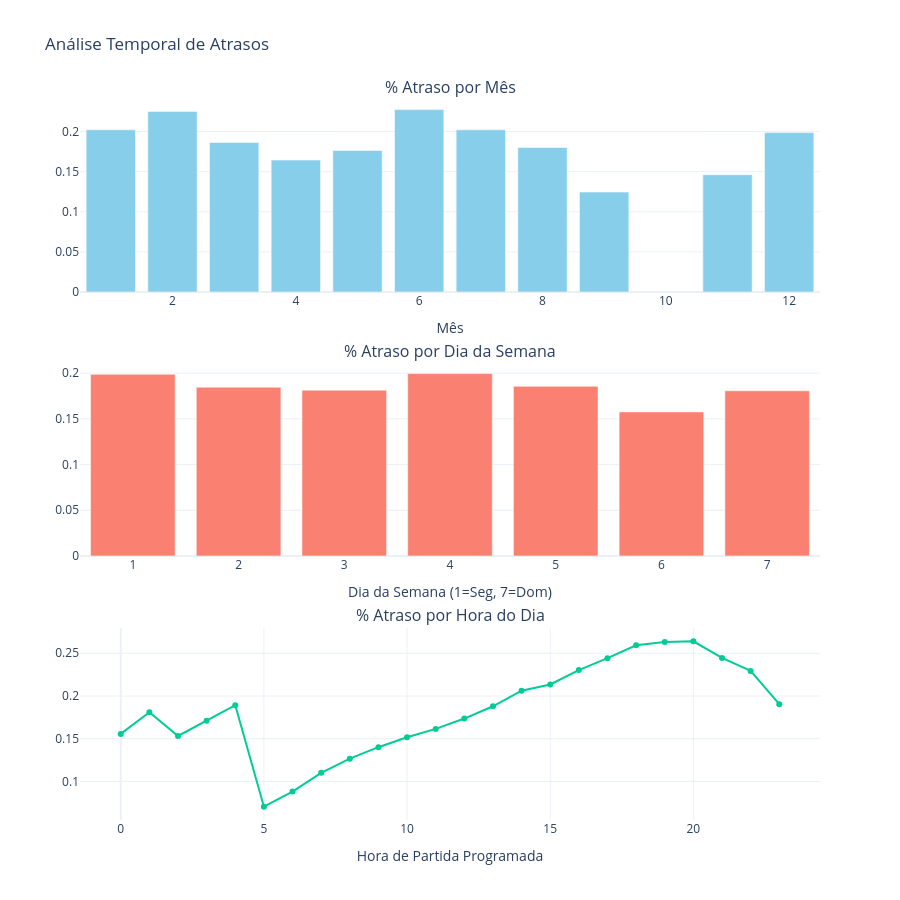

Notebook code cell kept with this figure:
### Markdown cell above
Quando ocorrem os atrasos?

### Code cell
df_curated['SCHEDULED_DEPARTURE_HOUR'] = df_curated['SCHEDULED_DEPARTURE'] // 100
df_curated['SCHEDULED_TIME_HOUR'] = df_curated['SCHEDULED_TIME_HOUR'] = df_curated['SCHEDULED_TIME'] / 60

df_month = df_curated.groupby('MONTH')['IS_DELAYED'].mean().reset_index()
df_dow = df_curated.groupby('DAY_OF_WEEK')['IS_DELAYED'].mean().reset_index()
df_hour = df_curated.groupby('SCHEDULED_DEPARTURE_HOUR')['IS_DELAYED'].mean().reset_index()

fig = make_subplots(
    rows=3, cols=1, 
    subplot_titles=('% Atraso por Mês', '% Atraso por Dia da Semana', '% Atraso por Hora do Dia'),
    vertical_spacing=0.1
)
fig.add_trace(
    go.Bar(x=df_month['MONTH'], y=df_month['IS_DELAYED'], marker_color='skyblue', name='Mês'),
    row=1, col=1
)
fig.add_trace(
    go.Bar(x=df_dow['DAY_OF_WEEK'], y=df_dow['IS_DELAYED'], marker_color='salmon', name='Dia Semana'),
    row=2, col=1
)
fig.add_trace(
    go.Scatter(x=df_hour['SCHEDULED_DEPARTURE_HOUR'], y=df_hour['IS_DELAYED'], mode='lines+markers', name='Hora'),
    row=3, col=1
)
fig.update_layout(
    height=900, 
    title_text='Análise Temporal de Atrasos',
    showlegend=False,
    template='plotly_white'
)
fig.update_xaxes(title_text='Mês', row=1, col=1)
fig.update_xaxes(title_text='Dia da Semana (1=Seg, 7=Dom)', row=2, col=1)
fig.update_xaxes(title_text='Hora de Partida Programada', row=3, col=1)
fig.show()

### Figure 1 — Plotly figure (JSON) as saved in the notebook; plotly's stock layout.template omitted (floating-point values rounded to 4 significant figures)
{"data": [{"marker": {"color": "skyblue"}, "name": "Mês", "type": "bar", "x": [1, 2, 3, 4, 5, 6, 7, 8, 9, 11, 12], "xaxis": "x", "y": [0.2022, 0.2252, 0.1865, 0.1644, 0.1764, 0.2274, 0.2022, 0.1801, 0.1246, 0.1462, 0.1987], "yaxis": "y"}, {"marker": {"color": "salmon"}, "name": "Dia Semana", "type": "bar", "x": [1, 2, 3, 4, 5, 6, 7], "xaxis": "x2", "y": [0.1987, 0.1846, 0.1814, 0.1995, 0.1856, 0.1576, 0.1807], "yaxis": "y2"}, {"mode": "lines+markers", "name": "Hora", "type": "scatter", "x": [0, 1, 2, 3, 4, 5, 6, 7, 8, 9, 10, 11, 12, 13, 14, 15, 16, 17, 18, 19, 20, 21, 22, 23], "xaxis": "x3", "y": [0.1556, 0.181, 0.1532, 0.1711, 0.1893, 0.07047, 0.08812, 0.11, 0.1266, 0.1401, 0.1516, 0.1615, 0.1736, 0.188, 0.2063, 0.2135, 0.2303, 0.2443, 0.2593, 0.2632, 0.264, 0.2446, 0.2294, 0.1905], "yaxis": "y3"}], "layout": {"annotations": [{"font": {"size": 16}, "showarrow": false, "text": "% Atraso por Mês", "x": 0.5, "xanchor": "center", "xref": "paper", "y": 1, "yanchor": "bottom", "yref": "paper"}, {"font": {"size": 16}, "showarrow": false, "text": "% Atraso por Dia da Semana", "x": 0.5, "xanchor": "center", "xref": "paper", "y": 0.6333, "yanchor": "bottom", "yref": "paper"}, {"font": {"size": 16}, "showarrow": false, "text": "% Atraso por Hora do Dia", "x": 0.5, "xanchor": "center", "xref": "paper", "y": 0.2667, "yanchor": "bottom", "yref": "paper"}], "height": 900, "showlegend": false, "title": {"text": "Análise Temporal de Atrasos"}, "xaxis": {"anchor": "y", "domain": [0, 1], "title": {"text": "Mês"}}, "xaxis2": {"anchor": "y2", "domain": [0, 1], "title": {"text": "Dia da Semana (1=Seg, 7=Dom)"}}, "xaxis3": {"anchor": "y3", "domain": [0, 1], "title": {"text": "Hora de Partida Programada"}}, "yaxis": {"anchor": "x", "domain": [0.7333, 1]}, "yaxis2": {"anchor": "x2", "domain": [0.3667, 0.6333]}, "yaxis3": {"anchor": "x3", "domain": [0, 0.2667]}}}
